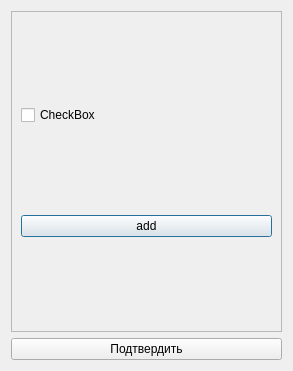
<?xml version="1.0" encoding="UTF-8"?>
<ui version="4.0">
 <class>categoriesWin</class>
 <widget class="QDialog" name="categoriesWin">
  <property name="geometry">
   <rect>
    <x>0</x>
    <y>0</y>
    <width>293</width>
    <height>371</height>
   </rect>
  </property>
  <property name="windowTitle">
   <string>Dialog</string>
  </property>
  <layout class="QVBoxLayout" name="verticalLayout">
   <item>
    <widget class="QScrollArea" name="scrollArea">
     <property name="widgetResizable">
      <bool>true</bool>
     </property>
     <widget class="QWidget" name="scrollAreaWidgetContents">
      <property name="geometry">
       <rect>
        <x>0</x>
        <y>0</y>
        <width>269</width>
        <height>315</height>
       </rect>
      </property>
      <layout class="QVBoxLayout" name="verticalLayout_3">
       <item>
        <layout class="QVBoxLayout" name="verticalLayout_2">
         <item>
          <widget class="QCheckBox" name="checkBox">
           <property name="text">
            <string>CheckBox</string>
           </property>
          </widget>
         </item>
        </layout>
       </item>
       <item>
        <widget class="QPushButton" name="pushButton_2">
         <property name="text">
          <string>add</string>
         </property>
        </widget>
       </item>
      </layout>
     </widget>
    </widget>
   </item>
   <item>
    <widget class="QPushButton" name="pushButton">
     <property name="text">
      <string>Подтвердить</string>
     </property>
    </widget>
   </item>
  </layout>
 </widget>
 <resources/>
 <connections/>
</ui>
